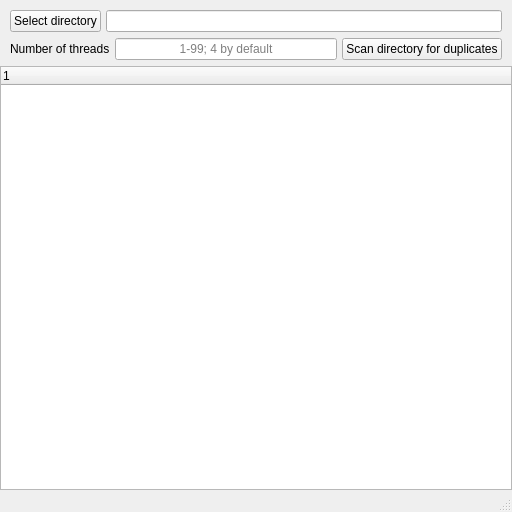
<?xml version="1.0" encoding="UTF-8"?>
<ui version="4.0">
 <class>MainWindow</class>
 <widget class="QMainWindow" name="MainWindow">
  <property name="geometry">
   <rect>
    <x>0</x>
    <y>0</y>
    <width>512</width>
    <height>512</height>
   </rect>
  </property>
  <property name="windowTitle">
   <string>MainWindow</string>
  </property>
  <widget class="QWidget" name="centralWidget">
   <layout class="QHBoxLayout" name="horizontalLayout">
    <property name="leftMargin">
     <number>0</number>
    </property>
    <property name="topMargin">
     <number>0</number>
    </property>
    <property name="rightMargin">
     <number>0</number>
    </property>
    <property name="bottomMargin">
     <number>0</number>
    </property>
    <item>
     <layout class="QVBoxLayout" name="main_vlayout">
      <item>
       <layout class="QHBoxLayout" name="directory_hlayout">
        <property name="spacing">
         <number>5</number>
        </property>
        <property name="leftMargin">
         <number>10</number>
        </property>
        <property name="topMargin">
         <number>10</number>
        </property>
        <property name="rightMargin">
         <number>10</number>
        </property>
        <property name="bottomMargin">
         <number>0</number>
        </property>
        <item>
         <widget class="QPushButton" name="directory_button">
          <property name="sizePolicy">
           <sizepolicy hsizetype="Minimum" vsizetype="Fixed">
            <horstretch>0</horstretch>
            <verstretch>0</verstretch>
           </sizepolicy>
          </property>
          <property name="text">
           <string>Select directory</string>
          </property>
          <property name="flat">
           <bool>false</bool>
          </property>
         </widget>
        </item>
        <item>
         <widget class="QLineEdit" name="directory_linedit">
          <property name="alignment">
           <set>Qt::AlignCenter</set>
          </property>
          <property name="readOnly">
           <bool>true</bool>
          </property>
         </widget>
        </item>
       </layout>
      </item>
      <item>
       <layout class="QHBoxLayout" name="threads_hlayout">
        <property name="spacing">
         <number>5</number>
        </property>
        <property name="leftMargin">
         <number>10</number>
        </property>
        <property name="topMargin">
         <number>0</number>
        </property>
        <property name="rightMargin">
         <number>10</number>
        </property>
        <property name="bottomMargin">
         <number>0</number>
        </property>
        <item>
         <widget class="QLabel" name="threads_label">
          <property name="text">
           <string>Number of threads</string>
          </property>
         </widget>
        </item>
        <item>
         <widget class="QLineEdit" name="threads_lineedit">
          <property name="locale">
           <locale language="English" country="UnitedStates"/>
          </property>
          <property name="inputMethodHints">
           <set>Qt::ImhPreferNumbers</set>
          </property>
          <property name="alignment">
           <set>Qt::AlignCenter</set>
          </property>
          <property name="placeholderText">
           <string>1-99; 4 by default</string>
          </property>
         </widget>
        </item>
        <item>
         <widget class="QPushButton" name="handle_button">
          <property name="text">
           <string>Scan directory for duplicates</string>
          </property>
         </widget>
        </item>
       </layout>
      </item>
      <item>
       <layout class="QHBoxLayout" name="tree_hlayout">
        <item>
         <widget class="QTreeWidget" name="treeWidget">
          <property name="autoFillBackground">
           <bool>false</bool>
          </property>
          <property name="alternatingRowColors">
           <bool>false</bool>
          </property>
          <property name="selectionMode">
           <enum>QAbstractItemView::MultiSelection</enum>
          </property>
          <property name="selectionBehavior">
           <enum>QAbstractItemView::SelectRows</enum>
          </property>
          <column>
           <property name="text">
            <string notr="true">1</string>
           </property>
          </column>
         </widget>
        </item>
       </layout>
      </item>
     </layout>
    </item>
   </layout>
  </widget>
  <widget class="QStatusBar" name="statusBar"/>
  <action name="actionHandleDirectory">
   <property name="text">
    <string>HandleDirectory</string>
   </property>
   <property name="toolTip">
    <string>HandleDirectory</string>
   </property>
  </action>
  <action name="actionSelectDirectory">
   <property name="text">
    <string>SelectDirectory</string>
   </property>
  </action>
  <action name="actionRequestConfirmThreadCount">
   <property name="text">
    <string>RequestConfirmThreadCount</string>
   </property>
  </action>
 </widget>
 <layoutdefault spacing="6" margin="11"/>
 <resources/>
 <connections>
  <connection>
   <sender>directory_button</sender>
   <signal>clicked()</signal>
   <receiver>actionSelectDirectory</receiver>
   <slot>trigger()</slot>
   <hints>
    <hint type="sourcelabel">
     <x>69</x>
     <y>23</y>
    </hint>
    <hint type="destinationlabel">
     <x>-1</x>
     <y>-1</y>
    </hint>
   </hints>
  </connection>
  <connection>
   <sender>handle_button</sender>
   <signal>clicked()</signal>
   <receiver>actionHandleDirectory</receiver>
   <slot>trigger()</slot>
   <hints>
    <hint type="sourcelabel">
     <x>399</x>
     <y>56</y>
    </hint>
    <hint type="destinationlabel">
     <x>-1</x>
     <y>-1</y>
    </hint>
   </hints>
  </connection>
  <connection>
   <sender>threads_lineedit</sender>
   <signal>editingFinished()</signal>
   <receiver>actionRequestConfirmThreadCount</receiver>
   <slot>trigger()</slot>
   <hints>
    <hint type="sourcelabel">
     <x>219</x>
     <y>56</y>
    </hint>
    <hint type="destinationlabel">
     <x>-1</x>
     <y>-1</y>
    </hint>
   </hints>
  </connection>
 </connections>
</ui>
